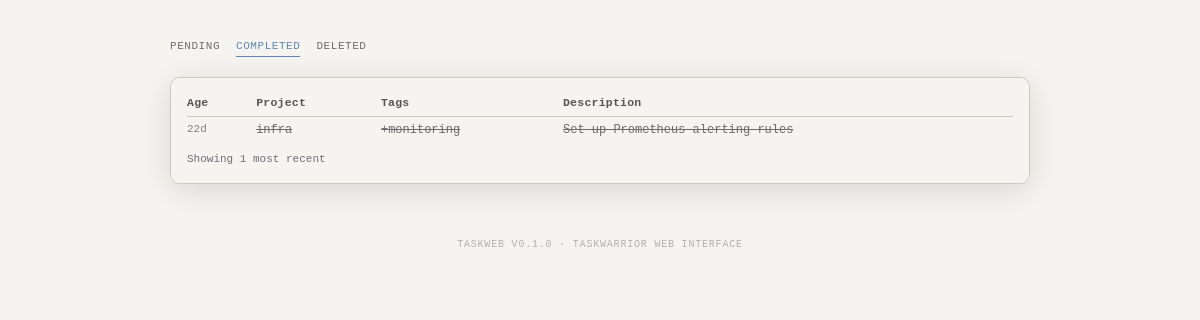
Page /completed on the committed database.
### tables this page shows
CREATE TABLE tasks (uuid STRING PRIMARY KEY, data STRING);

### taskweb/server.py (the view)
    @app.route("/completed")
    def completed():
        page = max(1, request.args.get("page", 1, type=int))
        all_tasks = get_completed_tasks()
        pending = get_pending_tasks()
        derived = derive_from_tasks(pending)
        total = len(all_tasks)
        total_pages = max(1, (total + PER_PAGE - 1) // PER_PAGE)
        page = min(page, total_pages)
        tasks = all_tasks[(page - 1) * PER_PAGE : page * PER_PAGE]
        return render_template(
            "completed.html",
            tasks=tasks,
            counts={**derived["counts"], "completed": total},
            page=page,
            total_pages=total_pages,
        )

### taskweb/tasks.py (called while the page is built, shortened)
def _db_path() -> Path:
    data_dir = os.environ.get("TASKDATA", os.path.expanduser("~/.local/share/task"))
    return Path(data_dir) / "taskchampion.sqlite3"

def _connect() -> sqlite3.Connection:
    conn = sqlite3.connect(str(_db_path()), timeout=10)
    conn.execute("PRAGMA journal_mode=WAL")
    return conn

def _calculate_urgency(due: str, priority: str, start: str, tags: list[str], status: str) -> float:
    urg = 0.0
    if due:
        try:
            days_until = (int(due) - time.time()) / 86400
            if days_until < 0:
                urg += 12.0
            elif days_until < 7:
                urg += 8.0
            elif days_until < 14:
                urg += 4.0
            else:
                urg += 1.0
        except (ValueError, TypeError):
            pass
    if priority == "H":
        urg += 6.0
    elif priority == "M":
        urg += 3.9
    elif priority == "L":
        urg += 1.8
    if start:
        urg += 4.0
    if tags:
        urg += min(len(tags), 3) * 0.6
    return round(urg, 1)

def _get_working_set(conn: sqlite3.Connection) -> dict[str, int]:
    c = conn.cursor()
    c.execute("SELECT id, uuid FROM working_set")
    return {uuid: id_ for id_, uuid in c.fetchall()}

def get_tasks(status_filter: str = "") -> list[Task]:
    conn = _connect()
    try:
        working_set = _get_working_set(conn)
        c = conn.cursor()
        c.execute("SELECT uuid, data FROM tasks")
        tasks = []
        for uuid, data_str in c.fetchall():
            data = json.loads(data_str)
            if status_filter and data.get("status", "pending") != status_filter:
                continue
            tasks.append(_parse_task_data(uuid, data, working_set))
        tasks.sort(key=lambda t: t.urgency, reverse=True)
        return tasks
    finally:
        conn.close()

def get_pending_tasks(filter_str: str = "") -> list[Task]:
    tasks = get_tasks("pending")
    if not filter_str:
        return tasks

def get_completed_tasks() -> list[Task]:
    tasks = get_tasks("completed")
    tasks.sort(key=lambda t: t.end, reverse=True)
    return tasks

    @property
    def is_overdue(self) -> bool:
        if not self.due:
            return False
        try:
            due_ts = int(self.due)
            return due_ts < time.time()
        except (ValueError, TypeError):
            return False

### taskweb/templates/completed.html (shortened to what this page needs)
{% extends "base.html" %}
{% block content %}
<div class="window">
  <div class="content">
    {% if tasks %}
    <table class="tw">
      <thead>
        <tr>
          <th>Age</th>
          <th>Project</th>
          <th>Tags</th>
          <th>Description</th>
        </tr>
      </thead>
      <tbody>
        {% for task in tasks %}
        <tr>
          <td class="age">{{ task.age }}</td>
          <td class="done">{{ task.project }}</td>
          <td class="done">{% for t in task.tags %}+{{ t }}{% if not loop.last %} {% endif %}{% endfor %}</td>
          <td class="done">{{ task.description }}</td>
        </tr>
        {% endfor %}
      </tbody>
    </table>
    <div class="tw-footer">Showing {{ tasks|length }} most recent</div>
    {% else %}
    <div class="empty">No completed tasks yet.</div>
    {% endif %}
  </div>
</div>
{% endblock %}

### taskweb/static/style.css (style rules this page uses)
:root { --bg: #f5f4f0; --chrome: #eae8e2; --border: #ccc9c0; --text: #1c1c1e; --dim: #6e6e73; --tw-header:#555; --tw-id: #5f87af; --tw-age: #808080; --tw-proj: #5f8700; --tw-tag: #875faf; --tw-due: #d70000; --tw-due-ok:#5f87af; --tw-urg: #d75f00; --tw-urghi:#cc7700; --tw-done: #6c6c6c; --tw-desc: #1c1c1e; --tw-act: #5f8700; --tw-block:#af8700; --tw-recur:#008787; --tw-sep: #ccc9c0; --tw-cnt: #6e6e73; --tw-next: #5f5faf; --flash-success: #5f8700; --flash-error: #d70000; }
* { box-sizing:border-box;margin:0;padding:0 }
body { background: var(--bg); color: var(--text); font-family: -apple-system, BlinkMacSystemFont, 'SF Pro Text', 'Helvetica Neue', sans-serif; min-height: 100vh; display: flex; flex-direction: column; align-items: center; padding: 36px 20px 56px; transition: background .2s, color .2s; }
.window { width: 100%; max-width: 860px; border-radius: 10px; overflow: hidden; border: 1px solid var(--border); box-shadow: 0 6px 32px rgba(0,0,0,.12); margin-bottom: 24px; transition: border-color .2s; }
.content { background: var(--bg); padding: 14px 16px; font-family: 'SF Mono', monospace; font-size: 12px; line-height: 1.75; overflow-x: auto; transition: background .2s; }
table.tw { width: 100%; border-collapse: collapse; }
table.tw th { color: var(--tw-header); font-weight: 700; text-align: left; padding: 1px 14px 3px 0; border-bottom: 1px solid var(--tw-sep); white-space: nowrap; font-size: 11.5px; letter-spacing: .02em; }
table.tw td { padding: 3px 14px 3px 0; vertical-align: top; white-space: nowrap; }
table.tw th:last-child, table.tw td:last-child { padding-right: 0; }
.age { color: var(--tw-age); font-size: 11px }
.done { color: var(--tw-done); text-decoration: line-through }
.tw-footer { margin-top: 6px; color: var(--tw-cnt); font-size: 11px }

### rows in the picture
tasks: age "22d", project "infra", tags "monitoring", description "Set up Prometheus alerting rules"

### other values in the picture
{{ tasks|length }} "1"
{{ version }} "0.1.0"
